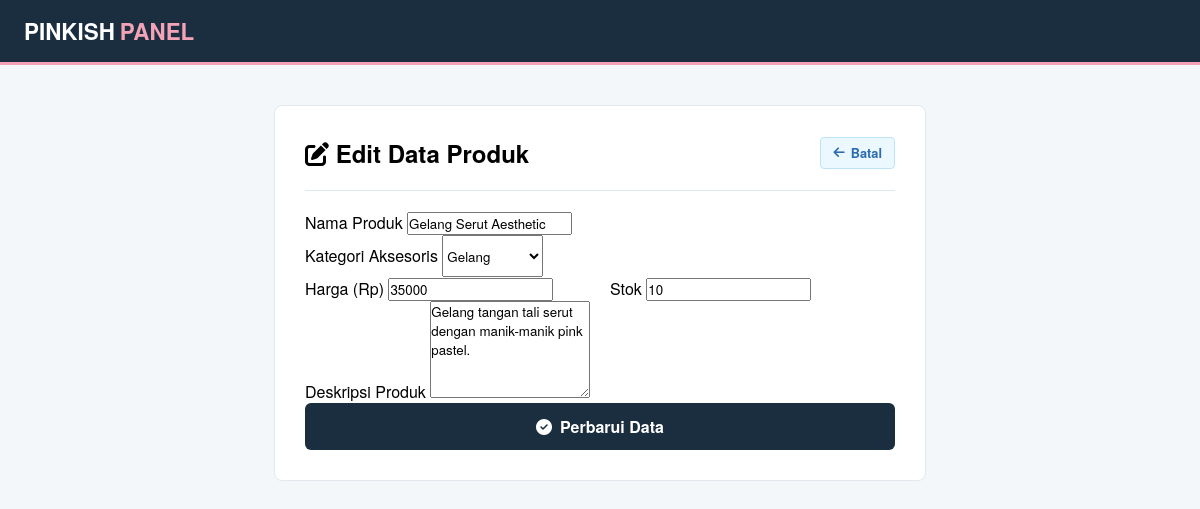
The app's page /web_dinamis/edit.php?id=3 (signed in) with its own data.
### tables this page shows
CREATE TABLE `produk` (
  `id_produk` int(11) NOT NULL,
  `nama_produk` varchar(100) NOT NULL,
  `id_kategori` int(11) DEFAULT NULL,
  `harga` int(11) NOT NULL,
  `stok` int(11) NOT NULL,
  `gambar` varchar(255) DEFAULT NULL,
  `deskripsi` text DEFAULT NULL
);

CREATE TABLE `kategori` (
  `id_kategori` int(11) NOT NULL,
  `nama_kategori` varchar(50) NOT NULL
);

### web_dinamis/edit.php (the view, shortened to what this page needs)
<?php
include 'koneksi.php';
$id = isset($_GET['id']) ? intval($_GET['id']) : 0;
$query_prod = "SELECT * FROM produk WHERE id_produk = $id";
$result_prod = mysqli_query($koneksi, $query_prod);
$data = mysqli_fetch_assoc($result_prod);
$query_kat = "SELECT * FROM kategori";
$result_kat = mysqli_query($koneksi, $query_kat);
?>
<!DOCTYPE html>
<html lang="id">
<head>
    <link rel="stylesheet" href="assets/css/style.css">
    <link rel="stylesheet" href="https://cdnjs.cloudflare.com/ajax/libs/font-awesome/6.4.0/css/all.min.css">
</head>
<body class="bg-dashboard">
    <div class="dash-nav">
        <div class="dash-nav-container">
            <div class="dash-logo"><a href="dashboard.php">PINKISH<span>PANEL</span></a></div>
        </div>
    </div>
    <div class="dash-container" style="max-width: 700px; margin-top: 40px;">
        <div class="table-container" style="width: 100%; padding: 30px;">
            <div class="table-header" style="padding: 0 0 20px 0; margin-bottom: 20px;">
                <h2><i class="fa-solid fa-pen-to-square"></i> Edit Data Produk</h2>
                <a href="dashboard.php" class="btn-action btn-edit"><i class="fa-solid fa-arrow-left"></i> Batal</a>
            </div>
            <form action="" method="POST">
                <div class="form-group">
                    <label>Nama Produk</label>
                    <input type="text" name="nama_produk" class="form-control" value="<?php echo $data['nama_produk']; ?>" required>
                </div>
                <div class="form-group">
                    <label>Kategori Aksesoris</label>
                    <select name="id_kategori" class="form-control" style="height: 42px;" required>
                        <?php while($kat = mysqli_fetch_assoc($result_kat)): ?>
                            <option value="<?php echo $kat['id_kategori']; ?>" <?php echo ($kat['id_kategori'] == $data['id_kategori']) ? 'selected' : ''; ?>>
                                <?php echo $kat['nama_kategori']; ?>
                            </option>
                        <?php endwhile; ?>
                    </select>
                </div>
                <div class="form-group" style="display: flex; gap: 20px;">
                    <div style="flex: 1;">
                        <label>Harga (Rp)</label>
                        <input type="number" name="harga" class="form-control" value="<?php echo $data['harga']; ?>" required min="0">
                    </div>
                    <div style="flex: 1;">
                        <label>Stok</label>
                        <input type="number" name="stok" class="form-control" value="<?php echo $data['stok']; ?>" required min="0">
                    </div>
                </div>
                <div class="form-group">
                    <label>Deskripsi Produk</label>
                    <textarea name="deskripsi" class="form-control" rows="5" required><?php echo $data['deskripsi']; ?></textarea>
                </div>
                <button type="submit" name="update" class="btn-tambah" style="width: 100%; justify-content: center; padding: 12px; font-size: 1rem; border: none; cursor: pointer; background-color: #1A2E40; color: #fff;">
                    <i class="fa-solid fa-circle-check"></i> Perbarui Data
                </button>
            </form>
        </div>
    </div>
</body>
</html>

### web_dinamis/assets/css/style.css (style rules this page uses)
* { margin: 0; padding: 0; box-sizing: border-box; font-family: 'Helvetica Neue', Helvetica, Arial, sans-serif; }
body { background-color: #FFFFFF; color: #000000; }
.bg-dashboard { background-color: #F4F7F9; }
.dash-nav { background-color: #1A2E40; border-bottom: 3px solid #F3A3B7; padding: 15px 0; color: #FFFFFF; }
.dash-nav-container { max-width: 1400px; margin: 0 auto; display: flex; justify-content: space-between; align-items: center; padding: 0 24px; }
.dash-logo a { font-size: 1.4rem; font-weight: 900; color: #FFFFFF; text-decoration: none; }
.dash-logo span { color: #F3A3B7; margin-left: 5px; }
.dash-container { max-width: 1400px; margin: 30px auto; display: flex; padding: 0 24px; gap: 30px; }
.table-container { background: #FFFFFF; border: 1px solid #E2E8F0; border-radius: 8px; overflow: hidden; }
.table-header { display: flex; justify-content: space-between; align-items: center; padding: 20px; border-bottom: 1px solid #E2E8F0; }
.btn-tambah { background-color: #F3A3B7; color: #1A2E40; padding: 10px 16px; border-radius: 6px; text-decoration: none; font-weight: bold; font-size: 0.85rem; display: inline-flex; align-items: center; gap: 8px; }
.btn-action { padding: 6px 12px; border-radius: 4px; font-size: 0.8rem; font-weight: bold; text-decoration: none; display: inline-flex; align-items: center; gap: 6px; }
.btn-edit { background-color: #EBF8FF; color: #2B6CB0; border: 1px solid #BEE3F8; }

### records on screen
produk: nama_produk "Gelang Serut Aesthetic", id_kategori "Gelang", harga "35000", stok "10", deskripsi "Gelang tangan tali serut dengan manik-manik pink pastel."
